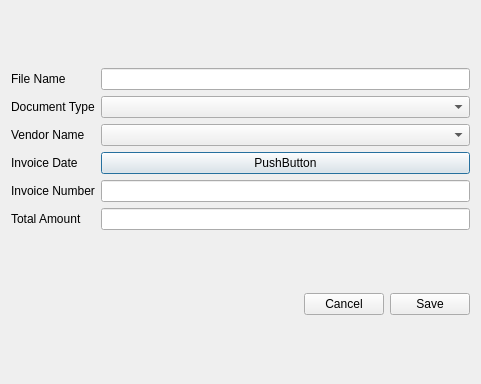
<?xml version="1.0" encoding="UTF-8"?>
<ui version="4.0">
 <class>Ayrinti</class>
 <widget class="QDialog" name="Ayrinti">
  <property name="geometry">
   <rect>
    <x>0</x>
    <y>0</y>
    <width>481</width>
    <height>384</height>
   </rect>
  </property>
  <property name="windowTitle">
   <string>Dialog</string>
  </property>
  <layout class="QGridLayout" name="gridLayout_2">
   <item row="0" column="0" colspan="3">
    <layout class="QGridLayout" name="gridLayout">
     <item row="4" column="1">
      <widget class="QLineEdit" name="txtInvoiceNumber"/>
     </item>
     <item row="1" column="1">
      <widget class="QComboBox" name="cbDocumentType"/>
     </item>
     <item row="2" column="0">
      <widget class="QLabel" name="label_2">
       <property name="text">
        <string>Vendor Name</string>
       </property>
      </widget>
     </item>
     <item row="2" column="1">
      <widget class="QComboBox" name="cbVendorName"/>
     </item>
     <item row="0" column="0">
      <widget class="QLabel" name="label_3">
       <property name="text">
        <string>File Name</string>
       </property>
      </widget>
     </item>
     <item row="1" column="0">
      <widget class="QLabel" name="label">
       <property name="text">
        <string>Document Type</string>
       </property>
      </widget>
     </item>
     <item row="0" column="1">
      <widget class="QLineEdit" name="txtFilePath"/>
     </item>
     <item row="3" column="1">
      <widget class="QPushButton" name="btnInvoiceDate">
       <property name="text">
        <string>PushButton</string>
       </property>
      </widget>
     </item>
     <item row="3" column="0">
      <widget class="QLabel" name="label_4">
       <property name="text">
        <string>Invoice Date</string>
       </property>
      </widget>
     </item>
     <item row="5" column="1">
      <widget class="QLineEdit" name="txtTotalAmount"/>
     </item>
     <item row="4" column="0">
      <widget class="QLabel" name="label_6">
       <property name="text">
        <string>Invoice Number</string>
       </property>
      </widget>
     </item>
     <item row="5" column="0">
      <widget class="QLabel" name="label_5">
       <property name="text">
        <string>Total Amount</string>
       </property>
      </widget>
     </item>
    </layout>
   </item>
   <item row="1" column="0">
    <spacer name="horizontalSpacer">
     <property name="orientation">
      <enum>Qt::Horizontal</enum>
     </property>
     <property name="sizeHint" stdset="0">
      <size>
       <width>278</width>
       <height>20</height>
      </size>
     </property>
    </spacer>
   </item>
   <item row="1" column="1">
    <widget class="QPushButton" name="btnIptal">
     <property name="text">
      <string>Cancel</string>
     </property>
    </widget>
   </item>
   <item row="1" column="2">
    <widget class="QPushButton" name="btnKaydet">
     <property name="text">
      <string>Save</string>
     </property>
    </widget>
   </item>
  </layout>
 </widget>
 <resources/>
 <connections/>
</ui>
